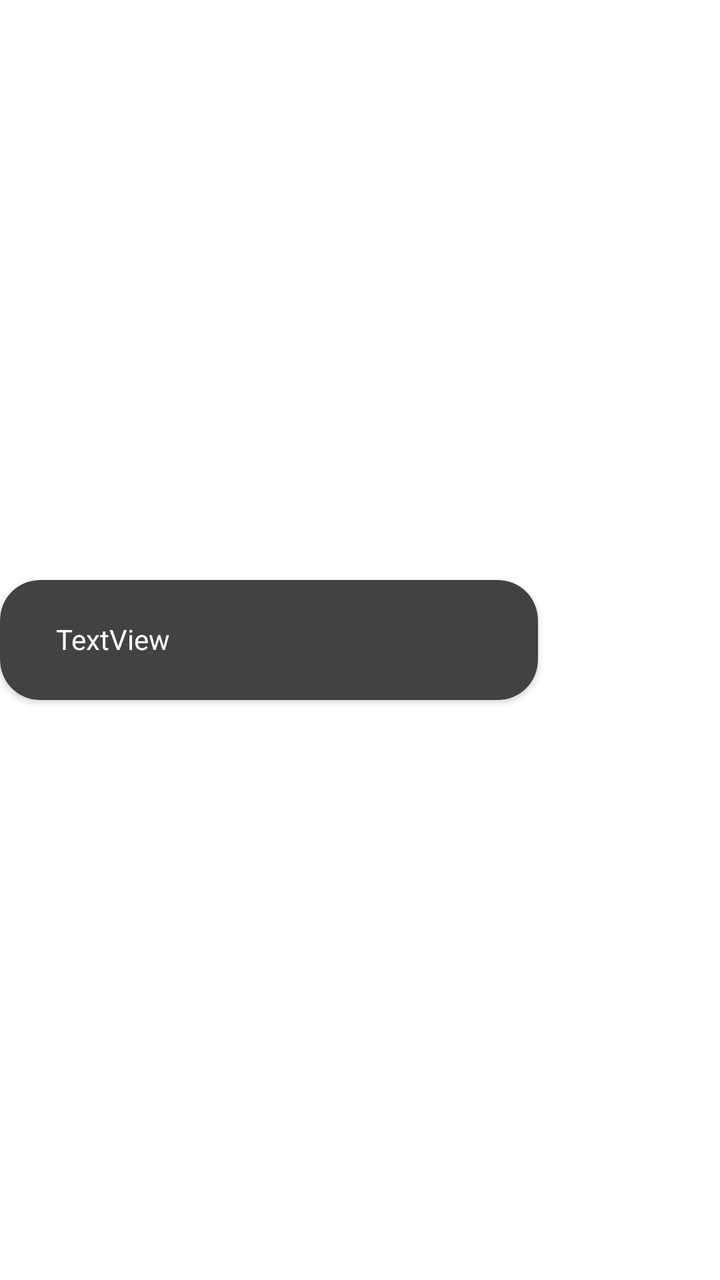
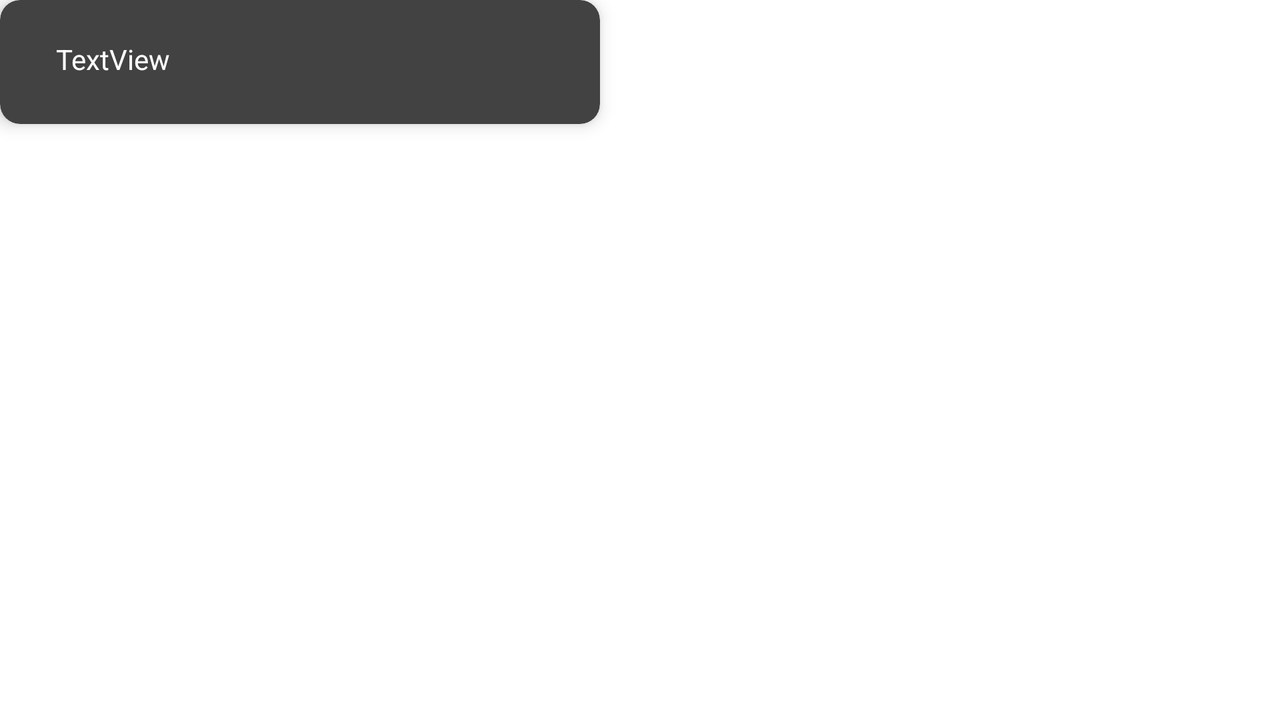

One screen, two layout resources from the same app: the default and the author's alternative for another configuration. Each is rendered where Android would select it; the XML of both is given below.
<!-- AndroidManifest.xml: application theme Theme.MobileAppDev -->
<!-- res/layout/assessment_list_item.xml -->
<?xml version="1.0" encoding="utf-8"?>
<androidx.constraintlayout.widget.ConstraintLayout xmlns:android="http://schemas.android.com/apk/res/android"
    xmlns:app="http://schemas.android.com/apk/res-auto"
    xmlns:tools="http://schemas.android.com/tools"
    android:layout_width="match_parent"
    android:layout_height="wrap_content"
    android:layout_margin="10dp"
    >

    <androidx.cardview.widget.CardView
        android:id="@+id/cardView3"
        android:layout_width="wrap_content"
        android:layout_height="wrap_content"
        app:cardBackgroundColor="@color/cardview_dark_background"
        app:cardCornerRadius="20dp"
        app:layout_constraintBottom_toBottomOf="parent"
        app:layout_constraintHorizontal_bias="0.0"
        app:layout_constraintLeft_toLeftOf="parent"
        android:clickable="true"
        android:foreground="?android:attr/selectableItemBackground"
        app:layout_constraintTop_toTopOf="parent">

        <androidx.constraintlayout.widget.ConstraintLayout
            android:layout_width="269dp"
            android:layout_height="60dp">

            <TextView
                android:id="@+id/assessmentTitle"
                android:layout_width="wrap_content"
                android:layout_height="wrap_content"
                android:layout_marginLeft="28dp"
                android:layout_marginTop="20dp"
                android:text="TextView"
                android:textColor="@color/white"
                app:layout_constraintLeft_toLeftOf="parent"
                app:layout_constraintTop_toTopOf="parent" />
        </androidx.constraintlayout.widget.ConstraintLayout>
    </androidx.cardview.widget.CardView>

</androidx.constraintlayout.widget.ConstraintLayout>
<!-- resources referenced by this layout -->
<resources>
  <style name="Theme.MobileAppDev" parent="Theme.MaterialComponents.DayNight.DarkActionBar">
          
          <item name="colorPrimary">#F86E05</item>
          <item name="colorPrimaryVariant">@color/teal_200</item>
          <item name="colorOnPrimary">@color/white</item>
          
          <item name="colorSecondary">#387AFD</item>
          <item name="colorSecondaryVariant">@color/teal_700</item>
          <item name="colorOnSecondary">@color/black</item>
          
          <item name="android:statusBarColor" tools:targetApi="l">?attr/colorPrimaryVariant</item>
          
      </style>
</resources>
<!-- res/layout-land/assessment_list_item.xml (the author's variant of the layout above) -->
<!-- drawn on the phone turned sideways -->
<?xml version="1.0" encoding="utf-8"?>
<androidx.constraintlayout.widget.ConstraintLayout xmlns:android="http://schemas.android.com/apk/res/android"
    xmlns:app="http://schemas.android.com/apk/res-auto"
    xmlns:tools="http://schemas.android.com/tools"
    android:layout_width="match_parent"
    android:layout_height="80dp"
    >


    <androidx.cardview.widget.CardView
        android:id="@+id/cardView3"
        android:layout_width="300dp"
        android:layout_height="62dp"
        android:clickable="true"
        android:foreground="?android:attr/selectableItemBackground"
        app:cardBackgroundColor="@color/cardview_dark_background"
        app:cardCornerRadius="10dp"
        app:cardElevation="5dp"
        tools:layout_editor_absoluteX="215dp"
        tools:layout_editor_absoluteY="9dp">

        <TextView
            android:id="@+id/assessmentTitle"
            android:layout_width="wrap_content"
            android:layout_height="wrap_content"
            android:layout_marginLeft="28dp"
            android:layout_marginTop="20dp"
            android:text="TextView"
            android:textColor="@color/white"
            app:layout_constraintLeft_toLeftOf="parent"
            app:layout_constraintTop_toTopOf="parent" />
    </androidx.cardview.widget.CardView>
</androidx.constraintlayout.widget.ConstraintLayout>
